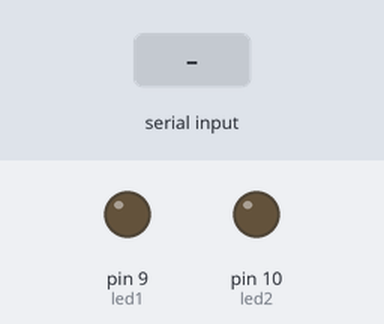
Bench run of a sketch on a simulated Arduino Uno, built with avr-gcc and run on an emulated ATmega328P. Parts: output pins drawn as LEDs (lit = HIGH). The test bench sets the inputs (shaded band).

Above: at 1.2 s.
1.3 s: "F" received over Serial
At 2.4 s:
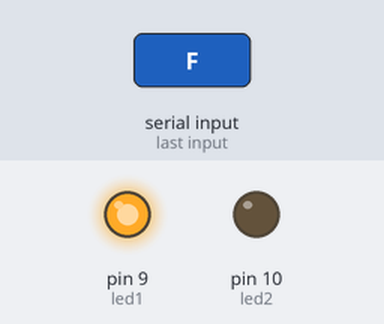
2.8 s: "T" received over Serial
At 3.6 s:
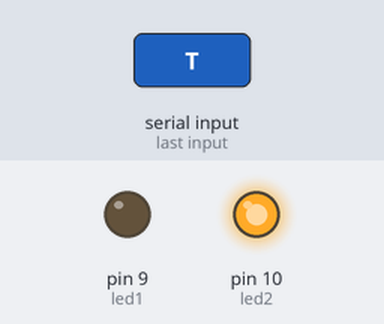
Timing chart, 0 to 5.8 s (numbered marks = the images above; inputs shaded):
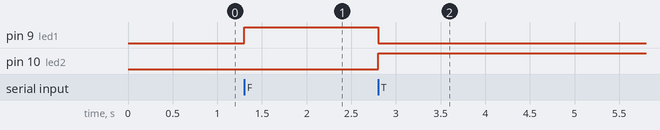

Measured:
- after the input at 1.3 s, pin 9 (led1): LOW → HIGH at once
- after the input at 2.8 s, pin 9 (led1): HIGH → LOW at once; pin 10 (led2): LOW → HIGH at once

The sketch:

sketch_jun07a.ino
```cpp
//
int led1 = 9;
int led2 = 10;
int option;
void setup()
{
  Serial.begin(9600);
  pinMode(led1, OUTPUT);
  pinMode(led2, OUTPUT);
}

void loop()
{
  if(Serial.available() > 0){
    option = Serial.read();
    if(option == 'F'){
      digitalWrite(led1, HIGH);
      digitalWrite(led2, LOW);
    }
    if(option == 'T'){
      digitalWrite(led2, HIGH);
      digitalWrite(led1, LOW);
    }
  }
}
```
